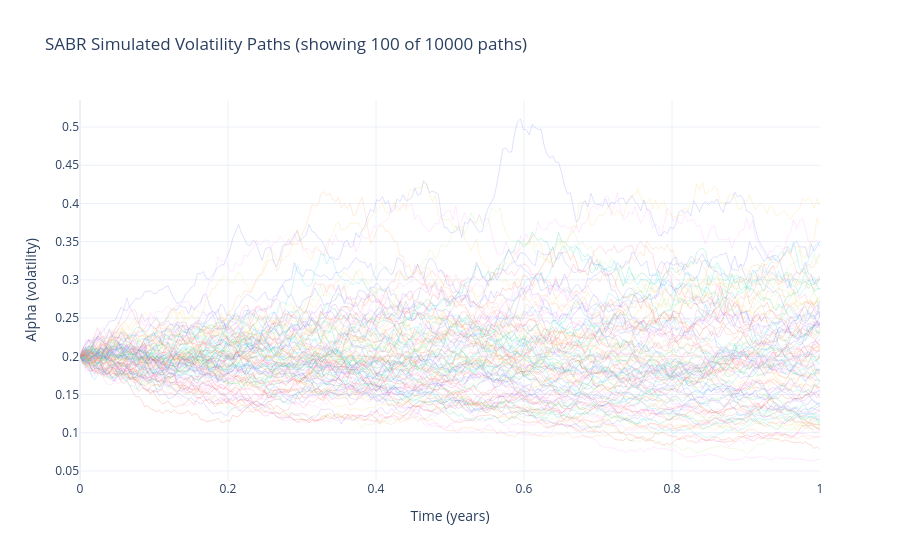

The notebook cell this image was saved under:
### Code cell
# Plot a sample of simulated volatility (alpha) paths
fig = go.Figure()
for col in sigma_paths.columns[:n_display]:
    fig.add_trace(go.Scatter(x=time_grid, y=sigma_paths[col], mode='lines',
                              line=dict(width=0.5), opacity=0.4, showlegend=False))

fig.update_layout(
    title=f'SABR Simulated Volatility Paths (showing {n_display} of {n_paths} paths)',
    xaxis_title='Time (years)', yaxis_title='Alpha (volatility)',
    template='plotly_white'
)
fig.show()

### Figure 1 — Plotly figure (JSON) as saved in the notebook; plotly's stock layout.template omitted (floating-point values rounded to 4 significant figures; data arrays with more than 128 entries replaced by an {"elided": "..."} marker saying what was removed)
{"data": [{"line": {"width": 0.5}, "mode": "lines", "opacity": 0.4, "showlegend": false, "type": "scatter", "x": {"elided": "253 float values"}, "y": {"elided": "253 float values"}}, {"line": {"width": 0.5}, "mode": "lines", "opacity": 0.4, "showlegend": false, "type": "scatter", "x": {"elided": "253 float values"}, "y": {"elided": "253 float values"}}, {"line": {"width": 0.5}, "mode": "lines", "opacity": 0.4, "showlegend": false, "type": "scatter", "x": {"elided": "253 float values"}, "y": {"elided": "253 float values"}}, {"line": {"width": 0.5}, "mode": "lines", "opacity": 0.4, "showlegend": false, "type": "scatter", "x": {"elided": "253 float values"}, "y": {"elided": "253 float values"}}, {"line": {"width": 0.5}, "mode": "lines", "opacity": 0.4, "showlegend": false, "type": "scatter", "x": {"elided": "253 float values"}, "y": {"elided": "253 float values"}}, {"line": {"width": 0.5}, "mode": "lines", "opacity": 0.4, "showlegend": false, "type": "scatter", "x": {"elided": "253 float values"}, "y": {"elided": "253 float values"}}, {"line": {"width": 0.5}, "mode": "lines", "opacity": 0.4, "showlegend": false, "type": "scatter", "x": {"elided": "253 float values"}, "y": {"elided": "253 float values"}}, {"line": {"width": 0.5}, "mode": "lines", "opacity": 0.4, "showlegend": false, "type": "scatter", "x": {"elided": "253 float values"}, "y": {"elided": "253 float values"}}, {"line": {"width": 0.5}, "mode": "lines", "opacity": 0.4, "showlegend": false, "type": "scatter", "x": {"elided": "253 float values"}, "y": {"elided": "253 float values"}}, {"line": {"width": 0.5}, "mode": "lines", "opacity": 0.4, "showlegend": false, "type": "scatter", "x": {"elided": "253 float values"}, "y": {"elided": "253 float values"}}, {"line": {"width": 0.5}, "mode": "lines", "opacity": 0.4, "showlegend": false, "type": "scatter", "x": {"elided": "253 float values"}, "y": {"elided": "253 float values"}}, {"line": {"width": 0.5}, "mode": "lines", "opacity": 0.4, "showlegend": false, "type": "scatter", "x": {"elided": "253 float values"}, "y": {"elided": "253 float values"}}, {"line": {"width": 0.5}, "mode": "lines", "opacity": 0.4, "showlegend": false, "type": "scatter", "x": {"elided": "253 float values"}, "y": {"elided": "253 float values"}}, {"line": {"width": 0.5}, "mode": "lines", "opacity": 0.4, "showlegend": false, "type": "scatter", "x": {"elided": "253 float values"}, "y": {"elided": "253 float values"}}, {"line": {"width": 0.5}, "mode": "lines", "opacity": 0.4, "showlegend": false, "type": "scatter", "x": {"elided": "253 float values"}, "y": {"elided": "253 float values"}}, {"line": {"width": 0.5}, "mode": "lines", "opacity": 0.4, "showlegend": false, "type": "scatter", "x": {"elided": "253 float values"}, "y": {"elided": "253 float values"}}, {"line": {"width": 0.5}, "mode": "lines", "opacity": 0.4, "showlegend": false, "type": "scatter", "x": {"elided": "253 float values"}, "y": {"elided": "253 float values"}}, {"line": {"width": 0.5}, "mode": "lines", "opacity": 0.4, "showlegend": false, "type": "scatter", "x": {"elided": "253 float values"}, "y": {"elided": "253 float values"}}, {"line": {"width": 0.5}, "mode": "lines", "opacity": 0.4, "showlegend": false, "type": "scatter", "x": {"elided": "253 float values"}, "y": {"elided": "253 float values"}}, {"line": {"width": 0.5}, "mode": "lines", "opacity": 0.4, "showlegend": false, "type": "scatter", "x": {"elided": "253 float values"}, "y": {"elided": "253 float values"}}, {"line": {"width": 0.5}, "mode": "lines", "opacity": 0.4, "showlegend": false, "type": "scatter", "x": {"elided": "253 float values"}, "y": {"elided": "253 float values"}}, {"line": {"width": 0.5}, "mode": "lines", "opacity": 0.4, "showlegend": false, "type": "scatter", "x": {"elided": "253 float values"}, "y": {"elided": "253 float values"}}, {"line": {"width": 0.5}, "mode": "lines", "opacity": 0.4, "showlegend": false, "type": "scatter", "x": {"elided": "253 float values"}, "y": {"elided": "253 float values"}}, {"line": {"width": 0.5}, "mode": "lines", "opacity": 0.4, "showlegend": false, "type": "scatter", "x": {"elided": "253 float values"}, "y": {"elided": "253 float values"}}, {"line": {"width": 0.5}, "mode": "lines", "opacity": 0.4, "showlegend": false, "type": "scatter", "x": {"elided": "253 float values"}, "y": {"elided": "253 float values"}}, {"line": {"width": 0.5}, "mode": "lines", "opacity": 0.4, "showlegend": false, "type": "scatter", "x": {"elided": "253 float values"}, "y": {"elided": "253 float values"}}, {"line": {"width": 0.5}, "mode": "lines", "opacity": 0.4, "showlegend": false, "type": "scatter", "x": {"elided": "253 float values"}, "y": {"elided": "253 float values"}}, {"line": {"width": 0.5}, "mode": "lines", "opacity": 0.4, "showlegend": false, "type": "scatter", "x": {"elided": "253 float values"}, "y": {"elided": "253 float values"}}, {"line": {"width": 0.5}, "mode": "lines", "opacity": 0.4, "showlegend": false, "type": "scatter", "x": {"elided": "253 float values"}, "y": {"elided": "253 float values"}}, {"line": {"width": 0.5}, "mode": "lines", "opacity": 0.4, "showlegend": false, "type": "scatter", "x": {"elided": "253 float values"}, "y": {"elided": "253 float values"}}, {"line": {"width": 0.5}, "mode": "lines", "opacity": 0.4, "showlegend": false, "type": "scatter", "x": {"elided": "253 float values"}, "y": {"elided": "253 float values"}}, {"line": {"width": 0.5}, "mode": "lines", "opacity": 0.4, "showlegend": false, "type": "scatter", "x": {"elided": "253 float values"}, "y": {"elided": "253 float values"}}, {"line": {"width": 0.5}, "mode": "lines", "opacity": 0.4, "showlegend": false, "type": "scatter", "x": {"elided": "253 float values"}, "y": {"elided": "253 float values"}}, {"line": {"width": 0.5}, "mode": "lines", "opacity": 0.4, "showlegend": false, "type": "scatter", "x": {"elided": "253 float values"}, "y": {"elided": "253 float values"}}, {"line": {"width": 0.5}, "mode": "lines", "opacity": 0.4, "showlegend": false, "type": "scatter", "x": {"elided": "253 float values"}, "y": {"elided": "253 float values"}}, {"line": {"width": 0.5}, "mode": "lines", "opacity": 0.4, "showlegend": false, "type": "scatter", "x": {"elided": "253 float values"}, "y": {"elided": "253 float values"}}, {"line": {"width": 0.5}, "mode": "lines", "opacity": 0.4, "showlegend": false, "type": "scatter", "x": {"elided": "253 float values"}, "y": {"elided": "253 float values"}}, {"line": {"width": 0.5}, "mode": "lines", "opacity": 0.4, "showlegend": false, "type": "scatter", "x": {"elided": "253 float values"}, "y": {"elided": "253 float values"}}, {"line": {"width": 0.5}, "mode": "lines", "opacity": 0.4, "showlegend": false, "type": "scatter", "x": {"elided": "253 float values"}, "y": {"elided": "253 float values"}}, {"line": {"width": 0.5}, "mode": "lines", "opacity": 0.4, "showlegend": false, "type": "scatter", "x": {"elided": "253 float values"}, "y": {"elided": "253 float values"}}, {"line": {"width": 0.5}, "mode": "lines", "opacity": 0.4, "showlegend": false, "type": "scatter", "x": {"elided": "253 float values"}, "y": {"elided": "253 float values"}}, {"line": {"width": 0.5}, "mode": "lines", "opacity": 0.4, "showlegend": false, "type": "scatter", "x": {"elided": "253 float values"}, "y": {"elided": "253 float values"}}, {"line": {"width": 0.5}, "mode": "lines", "opacity": 0.4, "showlegend": false, "type": "scatter", "x": {"elided": "253 float values"}, "y": {"elided": "253 float values"}}, {"line": {"width": 0.5}, "mode": "lines", "opacity": 0.4, "showlegend": false, "type": "scatter", "x": {"elided": "253 float values"}, "y": {"elided": "253 float values"}}, {"line": {"width": 0.5}, "mode": "lines", "opacity": 0.4, "showlegend": false, "type": "scatter", "x": {"elided": "253 float values"}, "y": {"elided": "253 float values"}}, {"line": {"width": 0.5}, "mode": "lines", "opacity": 0.4, "showlegend": false, "type": "scatter", "x": {"elided": "253 float values"}, "y": {"elided": "253 float values"}}, {"line": {"width": 0.5}, "mode": "lines", "opacity": 0.4, "showlegend": false, "type": "scatter", "x": {"elided": "253 float values"}, "y": {"elided": "253 float values"}}, {"line": {"width": 0.5}, "mode": "lines", "opacity": 0.4, "showlegend": false, "type": "scatter", "x": {"elided": "253 float values"}, "y": {"elided": "253 float values"}}, {"line": {"width": 0.5}, "mode": "lines", "opacity": 0.4, "showlegend": false, "type": "scatter", "x": {"elided": "253 float values"}, "y": {"elided": "253 float values"}}, {"line": {"width": 0.5}, "mode": "lines", "opacity": 0.4, "showlegend": false, "type": "scatter", "x": {"elided": "253 float values"}, "y": {"elided": "253 float values"}}, {"line": {"width": 0.5}, "mode": "lines", "opacity": 0.4, "showlegend": false, "type": "scatter", "x": {"elided": "253 float values"}, "y": {"elided": "253 float values"}}, {"line": {"width": 0.5}, "mode": "lines", "opacity": 0.4, "showlegend": false, "type": "scatter", "x": {"elided": "253 float values"}, "y": {"elided": "253 float values"}}, {"line": {"width": 0.5}, "mode": "lines", "opacity": 0.4, "showlegend": false, "type": "scatter", "x": {"elided": "253 float values"}, "y": {"elided": "253 float values"}}, {"line": {"width": 0.5}, "mode": "lines", "opacity": 0.4, "showlegend": false, "type": "scatter", "x": {"elided": "253 float values"}, "y": {"elided": "253 float values"}}, {"line": {"width": 0.5}, "mode": "lines", "opacity": 0.4, "showlegend": false, "type": "scatter", "x": {"elided": "253 float values"}, "y": {"elided": "253 float values"}}, {"line": {"width": 0.5}, "mode": "lines", "opacity": 0.4, "showlegend": false, "type": "scatter", "x": {"elided": "253 float values"}, "y": {"elided": "253 float values"}}, {"line": {"width": 0.5}, "mode": "lines", "opacity": 0.4, "showlegend": false, "type": "scatter", "x": {"elided": "253 float values"}, "y": {"elided": "253 float values"}}, {"line": {"width": 0.5}, "mode": "lines", "opacity": 0.4, "showlegend": false, "type": "scatter", "x": {"elided": "253 float values"}, "y": {"elided": "253 float values"}}, {"line": {"width": 0.5}, "mode": "lines", "opacity": 0.4, "showlegend": false, "type": "scatter", "x": {"elided": "253 float values"}, "y": {"elided": "253 float values"}}, {"line": {"width": 0.5}, "mode": "lines", "opacity": 0.4, "showlegend": false, "type": "scatter", "x": {"elided": "253 float values"}, "y": {"elided": "253 float values"}}, {"line": {"width": 0.5}, "mode": "lines", "opacity": 0.4, "showlegend": false, "type": "scatter", "x": {"elided": "253 float values"}, "y": {"elided": "253 float values"}}, {"line": {"width": 0.5}, "mode": "lines", "opacity": 0.4, "showlegend": false, "type": "scatter", "x": {"elided": "253 float values"}, "y": {"elided": "253 float values"}}, {"line": {"width": 0.5}, "mode": "lines", "opacity": 0.4, "showlegend": false, "type": "scatter", "x": {"elided": "253 float values"}, "y": {"elided": "253 float values"}}, {"line": {"width": 0.5}, "mode": "lines", "opacity": 0.4, "showlegend": false, "type": "scatter", "x": {"elided": "253 float values"}, "y": {"elided": "253 float values"}}, {"line": {"width": 0.5}, "mode": "lines", "opacity": 0.4, "showlegend": false, "type": "scatter", "x": {"elided": "253 float values"}, "y": {"elided": "253 float values"}}, {"line": {"width": 0.5}, "mode": "lines", "opacity": 0.4, "showlegend": false, "type": "scatter", "x": {"elided": "253 float values"}, "y": {"elided": "253 float values"}}, {"line": {"width": 0.5}, "mode": "lines", "opacity": 0.4, "showlegend": false, "type": "scatter", "x": {"elided": "253 float values"}, "y": {"elided": "253 float values"}}, {"line": {"width": 0.5}, "mode": "lines", "opacity": 0.4, "showlegend": false, "type": "scatter", "x": {"elided": "253 float values"}, "y": {"elided": "253 float values"}}, {"line": {"width": 0.5}, "mode": "lines", "opacity": 0.4, "showlegend": false, "type": "scatter", "x": {"elided": "253 float values"}, "y": {"elided": "253 float values"}}, {"line": {"width": 0.5}, "mode": "lines", "opacity": 0.4, "showlegend": false, "type": "scatter", "x": {"elided": "253 float values"}, "y": {"elided": "253 float values"}}, {"line": {"width": 0.5}, "mode": "lines", "opacity": 0.4, "showlegend": false, "type": "scatter", "x": {"elided": "253 float values"}, "y": {"elided": "253 float values"}}, {"line": {"width": 0.5}, "mode": "lines", "opacity": 0.4, "showlegend": false, "type": "scatter", "x": {"elided": "253 float values"}, "y": {"elided": "253 float values"}}, {"line": {"width": 0.5}, "mode": "lines", "opacity": 0.4, "showlegend": false, "type": "scatter", "x": {"elided": "253 float values"}, "y": {"elided": "253 float values"}}, {"line": {"width": 0.5}, "mode": "lines", "opacity": 0.4, "showlegend": false, "type": "scatter", "x": {"elided": "253 float values"}, "y": {"elided": "253 float values"}}, {"line": {"width": 0.5}, "mode": "lines", "opacity": 0.4, "showlegend": false, "type": "scatter", "x": {"elided": "253 float values"}, "y": {"elided": "253 float values"}}, {"line": {"width": 0.5}, "mode": "lines", "opacity": 0.4, "showlegend": false, "type": "scatter", "x": {"elided": "253 float values"}, "y": {"elided": "253 float values"}}, {"line": {"width": 0.5}, "mode": "lines", "opacity": 0.4, "showlegend": false, "type": "scatter", "x": {"elided": "253 float values"}, "y": {"elided": "253 float values"}}, {"line": {"width": 0.5}, "mode": "lines", "opacity": 0.4, "showlegend": false, "type": "scatter", "x": {"elided": "253 float values"}, "y": {"elided": "253 float values"}}, {"line": {"width": 0.5}, "mode": "lines", "opacity": 0.4, "showlegend": false, "type": "scatter", "x": {"elided": "253 float values"}, "y": {"elided": "253 float values"}}, {"line": {"width": 0.5}, "mode": "lines", "opacity": 0.4, "showlegend": false, "type": "scatter", "x": {"elided": "253 float values"}, "y": {"elided": "253 float values"}}, {"line": {"width": 0.5}, "mode": "lines", "opacity": 0.4, "showlegend": false, "type": "scatter", "x": {"elided": "253 float values"}, "y": {"elided": "253 float values"}}, {"line": {"width": 0.5}, "mode": "lines", "opacity": 0.4, "showlegend": false, "type": "scatter", "x": {"elided": "253 float values"}, "y": {"elided": "253 float values"}}, {"line": {"width": 0.5}, "mode": "lines", "opacity": 0.4, "showlegend": false, "type": "scatter", "x": {"elided": "253 float values"}, "y": {"elided": "253 float values"}}, {"line": {"width": 0.5}, "mode": "lines", "opacity": 0.4, "showlegend": false, "type": "scatter", "x": {"elided": "253 float values"}, "y": {"elided": "253 float values"}}, {"line": {"width": 0.5}, "mode": "lines", "opacity": 0.4, "showlegend": false, "type": "scatter", "x": {"elided": "253 float values"}, "y": {"elided": "253 float values"}}, {"line": {"width": 0.5}, "mode": "lines", "opacity": 0.4, "showlegend": false, "type": "scatter", "x": {"elided": "253 float values"}, "y": {"elided": "253 float values"}}, {"line": {"width": 0.5}, "mode": "lines", "opacity": 0.4, "showlegend": false, "type": "scatter", "x": {"elided": "253 float values"}, "y": {"elided": "253 float values"}}, {"line": {"width": 0.5}, "mode": "lines", "opacity": 0.4, "showlegend": false, "type": "scatter", "x": {"elided": "253 float values"}, "y": {"elided": "253 float values"}}, {"line": {"width": 0.5}, "mode": "lines", "opacity": 0.4, "showlegend": false, "type": "scatter", "x": {"elided": "253 float values"}, "y": {"elided": "253 float values"}}, {"line": {"width": 0.5}, "mode": "lines", "opacity": 0.4, "showlegend": false, "type": "scatter", "x": {"elided": "253 float values"}, "y": {"elided": "253 float values"}}, {"line": {"width": 0.5}, "mode": "lines", "opacity": 0.4, "showlegend": false, "type": "scatter", "x": {"elided": "253 float values"}, "y": {"elided": "253 float values"}}, {"line": {"width": 0.5}, "mode": "lines", "opacity": 0.4, "showlegend": false, "type": "scatter", "x": {"elided": "253 float values"}, "y": {"elided": "253 float values"}}, {"line": {"width": 0.5}, "mode": "lines", "opacity": 0.4, "showlegend": false, "type": "scatter", "x": {"elided": "253 float values"}, "y": {"elided": "253 float values"}}, {"line": {"width": 0.5}, "mode": "lines", "opacity": 0.4, "showlegend": false, "type": "scatter", "x": {"elided": "253 float values"}, "y": {"elided": "253 float values"}}, {"line": {"width": 0.5}, "mode": "lines", "opacity": 0.4, "showlegend": false, "type": "scatter", "x": {"elided": "253 float values"}, "y": {"elided": "253 float values"}}, {"line": {"width": 0.5}, "mode": "lines", "opacity": 0.4, "showlegend": false, "type": "scatter", "x": {"elided": "253 float values"}, "y": {"elided": "253 float values"}}, {"line": {"width": 0.5}, "mode": "lines", "opacity": 0.4, "showlegend": false, "type": "scatter", "x": {"elided": "253 float values"}, "y": {"elided": "253 float values"}}, {"line": {"width": 0.5}, "mode": "lines", "opacity": 0.4, "showlegend": false, "type": "scatter", "x": {"elided": "253 float values"}, "y": {"elided": "253 float values"}}, {"line": {"width": 0.5}, "mode": "lines", "opacity": 0.4, "showlegend": false, "type": "scatter", "x": {"elided": "253 float values"}, "y": {"elided": "253 float values"}}, {"line": {"width": 0.5}, "mode": "lines", "opacity": 0.4, "showlegend": false, "type": "scatter", "x": {"elided": "253 float values"}, "y": {"elided": "253 float values"}}], "layout": {"title": {"text": "SABR Simulated Volatility Paths (showing 100 of 10000 paths)"}, "xaxis": {"title": {"text": "Time (years)"}}, "yaxis": {"title": {"text": "Alpha (volatility)"}}}}
